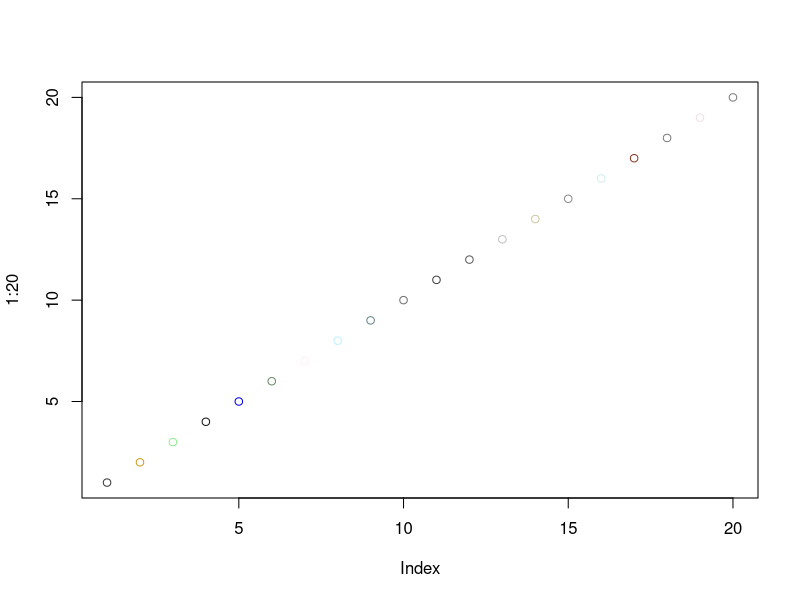

This chart was generated by the following R code:
## ---- chunk 1
plot(1:20, col=sample(colors(), 20))
